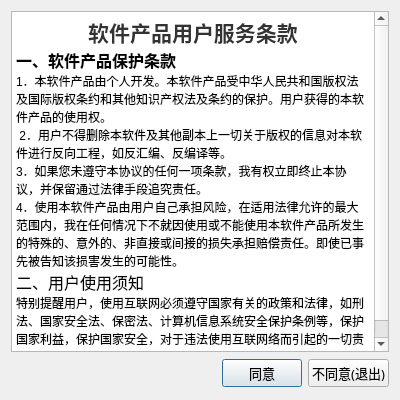
<?xml version="1.0" encoding="UTF-8"?>
<ui version="4.0">
 <class>Dialog</class>
 <widget class="QDialog" name="Dialog">
  <property name="geometry">
   <rect>
    <x>0</x>
    <y>0</y>
    <width>400</width>
    <height>400</height>
   </rect>
  </property>
  <property name="minimumSize">
   <size>
    <width>400</width>
    <height>400</height>
   </size>
  </property>
  <property name="maximumSize">
   <size>
    <width>400</width>
    <height>400</height>
   </size>
  </property>
  <property name="windowTitle">
   <string>许可</string>
  </property>
  <layout class="QGridLayout" name="gridLayout">
   <item row="0" column="0">
    <widget class="QTextBrowser" name="textBrowser">
     <property name="html">
      <string>&lt;!DOCTYPE HTML PUBLIC &quot;-//W3C//DTD HTML 4.0//EN&quot; &quot;http://www.w3.org/TR/REC-html40/strict.dtd&quot;&gt;
&lt;html&gt;&lt;head&gt;&lt;meta name=&quot;qrichtext&quot; content=&quot;1&quot; /&gt;&lt;meta charset=&quot;utf-8&quot; /&gt;&lt;style type=&quot;text/css&quot;&gt;
p, li { white-space: pre-wrap; }
hr { height: 1px; border-width: 0; }
li.unchecked::marker { content: &quot;\2610&quot;; }
li.checked::marker { content: &quot;\2612&quot;; }
&lt;/style&gt;&lt;/head&gt;&lt;body style=&quot; font-family:'Microsoft YaHei UI'; font-size:9pt; font-weight:400; font-style:normal;&quot;&gt;
&lt;p align=&quot;center&quot; style=&quot; margin-top:0px; margin-bottom:0px; margin-left:0px; margin-right:0px; -qt-block-indent:0; text-indent:0px;&quot;&gt;&lt;span style=&quot; font-family:'Microsoft YaHei'; font-size:16pt; font-weight:700; color:#333333; background-color:#ffffff;&quot;&gt;软件产品用户服务条款&lt;/span&gt;&lt;/p&gt;
&lt;p style=&quot; margin-top:0px; margin-bottom:0px; margin-left:0px; margin-right:0px; -qt-block-indent:0; text-indent:0px;&quot;&gt;&lt;span style=&quot; font-size:12pt; font-weight:700;&quot;&gt;一、软件产品保护条款&lt;/span&gt;&lt;/p&gt;
&lt;p style=&quot; margin-top:0px; margin-bottom:0px; margin-left:0px; margin-right:0px; -qt-block-indent:0; text-indent:0px;&quot;&gt;1．本软件产品由个人开发。本软件产品受中华人民共和国版权法及国际版权条约和其他知识产权法及条约的保护。用户获得的本软件产品的使用权。&lt;/p&gt;
&lt;p style=&quot; margin-top:0px; margin-bottom:0px; margin-left:0px; margin-right:0px; -qt-block-indent:0; text-indent:0px;&quot;&gt; 2．用户不得删除本软件及其他副本上一切关于版权的信息对本软件进行反向工程，如反汇编、反编译等。 &lt;/p&gt;
&lt;p style=&quot; margin-top:0px; margin-bottom:0px; margin-left:0px; margin-right:0px; -qt-block-indent:0; text-indent:0px;&quot;&gt;3．如果您未遵守本协议的任何一项条款，我有权立即终止本协议，并保留通过法律手段追究责任。 &lt;/p&gt;
&lt;p style=&quot; margin-top:0px; margin-bottom:0px; margin-left:0px; margin-right:0px; -qt-block-indent:0; text-indent:0px;&quot;&gt;4．使用本软件产品由用户自己承担风险，在适用法律允许的最大范围内，我在任何情况下不就因使用或不能使用本软件产品所发生的特殊的、意外的、非直接或间接的损失承担赔偿责任。即使已事先被告知该损害发生的可能性。 &lt;/p&gt;
&lt;p style=&quot; margin-top:0px; margin-bottom:0px; margin-left:0px; margin-right:0px; -qt-block-indent:0; text-indent:0px;&quot;&gt;&lt;span style=&quot; font-size:12pt;&quot;&gt;二、用户使用须知&lt;/span&gt;&lt;/p&gt;
&lt;p style=&quot; margin-top:0px; margin-bottom:0px; margin-left:0px; margin-right:0px; -qt-block-indent:0; text-indent:0px;&quot;&gt;特别提醒用户，使用互联网必须遵守国家有关的政策和法律，如刑法、国家安全法、保密法、计算机信息系统安全保护条例等，保护国家利益，保护国家安全，对于违法使用互联网络而引起的一切责任，由用户负全部责任。&lt;/p&gt;&lt;/body&gt;&lt;/html&gt;</string>
     </property>
    </widget>
   </item>
   <item row="1" column="0">
    <layout class="QHBoxLayout">
     <property name="spacing">
      <number>6</number>
     </property>
     <property name="margin" stdset="0">
      <number>0</number>
     </property>
     <item>
      <spacer>
       <property name="orientation">
        <enum>Qt::Horizontal</enum>
       </property>
       <property name="sizeHint" stdset="0">
        <size>
         <width>131</width>
         <height>31</height>
        </size>
       </property>
      </spacer>
     </item>
     <item>
      <widget class="QPushButton" name="okButton">
       <property name="font">
        <font>
         <family>楷体</family>
         <pointsize>10</pointsize>
        </font>
       </property>
       <property name="text">
        <string>同意</string>
       </property>
      </widget>
     </item>
     <item>
      <widget class="QPushButton" name="cancelButton">
       <property name="font">
        <font>
         <family>楷体</family>
         <pointsize>10</pointsize>
        </font>
       </property>
       <property name="text">
        <string>不同意(退出)</string>
       </property>
      </widget>
     </item>
    </layout>
   </item>
  </layout>
 </widget>
 <resources/>
 <connections>
  <connection>
   <sender>okButton</sender>
   <signal>clicked()</signal>
   <receiver>Dialog</receiver>
   <slot>accept()</slot>
   <hints>
    <hint type="sourcelabel">
     <x>278</x>
     <y>253</y>
    </hint>
    <hint type="destinationlabel">
     <x>96</x>
     <y>254</y>
    </hint>
   </hints>
  </connection>
  <connection>
   <sender>cancelButton</sender>
   <signal>clicked()</signal>
   <receiver>Dialog</receiver>
   <slot>reject()</slot>
   <hints>
    <hint type="sourcelabel">
     <x>369</x>
     <y>253</y>
    </hint>
    <hint type="destinationlabel">
     <x>179</x>
     <y>282</y>
    </hint>
   </hints>
  </connection>
 </connections>
</ui>
